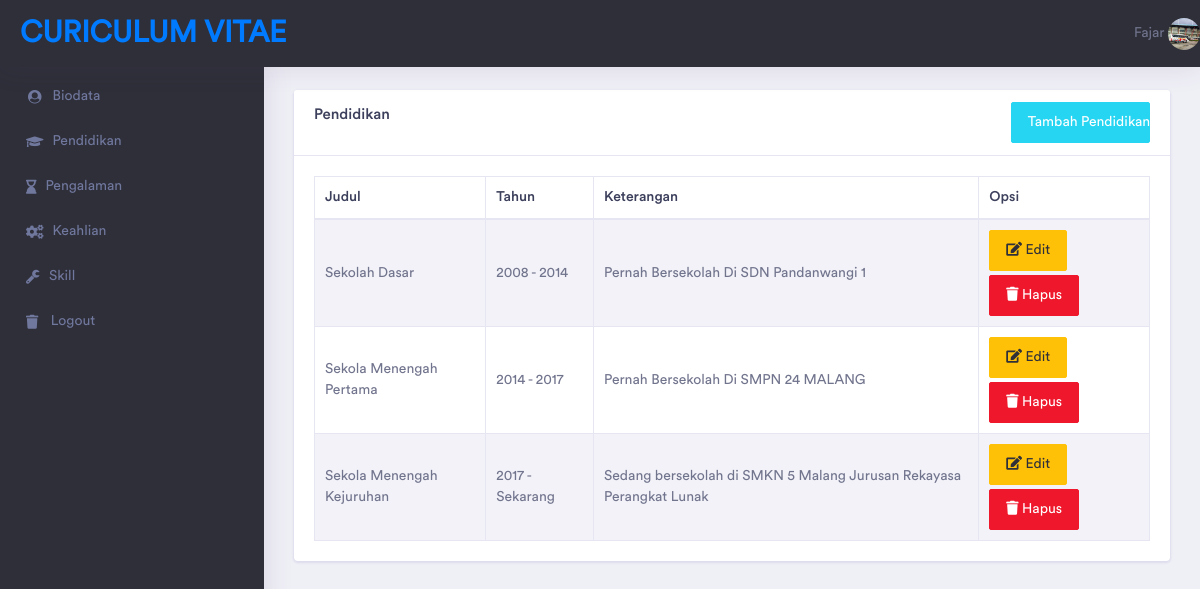
/index.php/pendidikan, run on the app's committed database.
### tables this page shows
CREATE TABLE `biodata` (
  `id` int(3) NOT NULL,
  `nama` varchar(50) NOT NULL,
  `jenis_kelamin` varchar(2) NOT NULL,
  `ttl` varchar(50) NOT NULL,
  `agama` varchar(10) NOT NULL,
  `alamat` varchar(50) NOT NULL,
  `email` varchar(50) NOT NULL,
  `telpon` varchar(15) NOT NULL,
  `resume` varchar(300) NOT NULL,
  `foto` varchar(100) NOT NULL,
  `nama_pendek` varchar(20) NOT NULL,
  `link_wa` varchar(100) NOT NULL
);

CREATE TABLE `pendidikan` (
  `id` int(5) NOT NULL,
  `judul` varchar(50) NOT NULL,
  `tahun` varchar(20) NOT NULL,
  `keterangan` varchar(100) NOT NULL
);

### application/controllers/Pendidikan.php (called while the page is built, shortened)
<?php
class Pendidikan extends CI_Controller {
	public function __construct(){
		$this->load->model("biodata_model");
        $this->load->model("pendidikan_model");
        $this->load->library('form_validation');
    }
	public function index()
	{
		$data['pendidikan']= $this->pendidikan_model->getAllPendidikan();
		$data['navbar']= $this->biodata_model->getAllBiodata1();
        $this->load->view('admin/pages/pendidikan', $data);
    }
}

### index.php (called while the page is built, shortened)
<?php
require_once BASEPATH.'core/CodeIgniter.php';

### application/models/Biodata_model.php (called while the page is built, shortened)
<?php
class Biodata_model extends CI_Model {
    public function getAllBiodata1()
    {
        return $this->db->get('biodata')->row_array();
    }
}
?>

### application/models/Pendidikan_model.php (called while the page is built, shortened)
<?php
class Pendidikan_model extends CI_Model {
    public function getAllPendidikan()
    {
        return $this->db->get('pendidikan')->result();
    }
}
?>

### application/views/admin/pages/pendidikan.php (the view, shortened to what this page needs)
<!doctype html>
<html lang="en">
<head>
    <link rel="stylesheet" href="<?= base_url('assets/css/admin/vendor/bootstrap/css/bootstrap.min.css');?>">
    <link href="<?= base_url('assets/css/admin/vendor/fonts/circular-std/style.css');?>" rel="stylesheet">
    <link rel="stylesheet" href="<?= base_url('assets/css/admin/libs/css/style.css');?>">
    <link rel="stylesheet" href="<?= base_url('assets/css/admin/vendor/fonts/fontawesome/css/fontawesome-all.css');?>">
    <link rel="stylesheet" href="<?= base_url('assets/css/admin/vendor/charts/chartist-bundle/chartist.css');?>">
    <link rel="stylesheet" href="<?= base_url('assets/css/admin/vendor/charts/morris-bundle/morris.css');?>">
    <link rel="stylesheet" href="<?= base_url('assets/css/admin/vendor/fonts/material-design-iconic-font/css/materialdesignicons.min.css');?>">
    <link rel="stylesheet" href="<?= base_url('assets/css/admin/vendor/charts/c3charts/c3.css');?>">
    <link rel="stylesheet" href="<?= base_url('assets/css/admin/vendor/fonts/flag-icon-css/flag-icon.min.css');?> ">
</head>
<body>
        <?php include "navbar.php" ?>
        <?php include "sidebar.php" ?>
        <div class="dashboard-wrapper">
            <div class="container-fluid  dashboard-content">
                <div class="row">
                    <div class="col-xl-12 col-lg-12 col-md-12 col-sm-12 col-12">
                        <div class="page-header">
                            <h2 class="pageheader-title">Pendidikan</h2>
                        </div>
                    </div>
                </div>
                <div class="row">
                    <div class="col-xl-12 col-lg-12 col-md-12 col-sm-12 col-12">
                        <div class="card">
                            <div class="card-header">
                                <h5 style="display:inline-block; ">Pendidikan</h5>
                                <button style="float: right" data-toggle="modal" data-target="#myModal" class="btn btn-info col-md-2"><span class="glyphicon glyphicon-plus"></span> Tambah Pendidikan</button>
                            </div>
                            <div class="card-body">
                                <div class="table-responsive">
                                    <table id="example" class="table table-striped table-bordered" style="width:100%">
                                        <thead>
                                            <tr>
                                                <th>Judul</th>
                                                <th>Tahun</th>
                                                <th>Keterangan</th>
                                                <th>Opsi</th>
                                            </tr>
                                        </thead>
                                        <tbody>
                                            <?php foreach($pendidikan as $edu) {?>
                                            <tr>
                                                <td><?= $edu->judul ?></td>
                                                <td><?= $edu->tahun ?></td>
                                                <td><?= $edu->keterangan ?></td>
                                                <td>
                                                    <a href="<?= site_url('pendidikan/edit/'.$edu->id) ?>" class="btn btn-warning">
                                                        <i class="fa fa-edit"></i>
                                                        Edit</a>
                                                    <a onclick="return confirm('Anda Yakin Ingin Menghapus Data Ini?')" href="<?= base_url('pendidikan/delete/'.$edu->id)?>"  class="btn btn-danger mt-1">
                                                        <i class="fa fa-trash"></i>
                                                        Hapus</a>
                                                </td>
                                            </tr>
                                            <?php }?>
                                        </tbody>
                                    </table>
                                </div>
                            </div>
                        </div>
                    </div>
                </div>
            </div>
</body>
</html>

### application/views/admin/pages/navbar.php (shortened to what this page needs)
<div class="dashboard-header">
    <nav class="navbar navbar-expand-lg bg-dark fixed-top navtop" style="border:0;">
        <a class="navbar-brand" href="/index.php">Curiculum Vitae</a>
        <div class="collapse navbar-collapse " id="navbarSupportedContent">
            <ul class="navbar-nav ml-auto navbar-right-top">
                <li class="nav-item dropdown nav-user">
                    <div>
                        <span><?= $navbar['nama_pendek'] ?></span>
                        <img src="<?= base_url('assets/images/biodata/').$navbar["foto"] ?>" alt="" class="user-avatar-md rounded-circle">
                    </div>
                </li>
            </ul>
        </div>
    </nav>
</div>

### data on the page
biodata: nama_pendek "Fajar", foto (picture)
pendidikan: judul "Sekolah Dasar", tahun "2008 - 2014", keterangan "Pernah Bersekolah Di SDN Pandanwangi 1"
pendidikan: judul "Sekola Menengah Pertama", tahun "2014 - 2017", keterangan "Pernah Bersekolah Di SMPN 24 MALANG"
pendidikan: judul "Sekola Menengah Kejuruhan", tahun "2017 - Sekarang", keterangan "Sedang bersekolah di SMKN 5 Malang Jurusan Rekayasa Perangkat Lunak"
